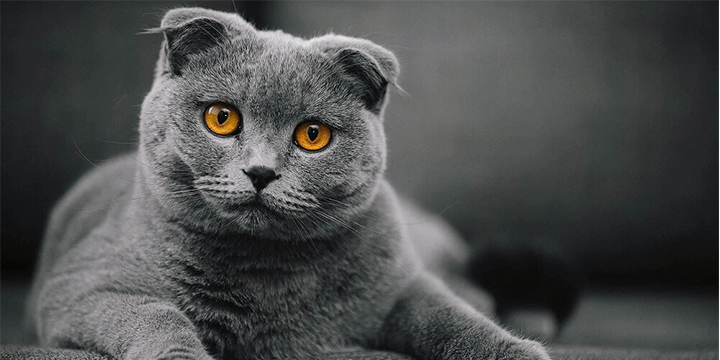
#> input picture sablon_isleme/kedi.jpg, 720 x 360 px
$ python sablon_isleme.py
#> lines starting #> are read from the running program, lines starting #| are printed output that depends on the picture
import cv2
import matplotlib.pyplot as plt

#template matching: sablon esleme

img = cv2.imread("kedi.jpg", 0)
#> img: shape (360, 720); min 0, max 255, mean 76.8
print(img.shape)
#| (360, 720)

template = cv2.imread("kedi_kafa.jpg", 0)
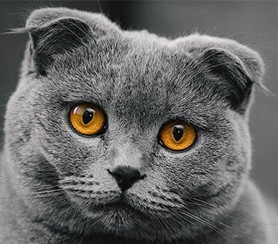
#> input picture sablon_isleme/kedi_kafa.jpg, 278 x 244 px
#> template: shape (244, 278); min 0, max 255, mean 101.9
print(template.shape)
#| (244, 278)
h, w = template.shape
#> h = 244; w = 278

methods = ['cv2.TM_CCOEFF', 'cv2.TM_CCOEFF_NORMED', 'cv2.TM_CCORR',
           'cv2.TM_CCORR_NORMED', 'cv2.TM_SQDIFF', 'cv2.TM_SQDIFF_NORMED']

for meth in methods:

    method = eval(meth) # cv2.TM_CCOEFF -->

    res = cv2.matchTemplate(img, template, method)
    print(res.shape)
    min_val, max_val, min_loc, max_loc = cv2.minMaxLoc(res)

    if method in[cv2.TM_SQDIFF, cv2.TM_SQDIFF_NORMED]:
        top_left = min_loc

    else:
        top_left = max_loc

    bottom_right = (top_left[0] + w, top_left[1] + h)

    img_copy = img.copy()

    cv2.rectangle(img_copy, top_left, bottom_right, 255,2)

    plt.figure()
    plt.subplot(121), plt.imshow(res, cmap = "gray")
    plt.title("Eslesen Sonuc"), plt.axis("off")
    plt.subplot(122), plt.imshow(img_copy, cmap = "gray")
    plt.title("Tespit edilen Sonuc"), plt.axis("off")
    plt.suptitle(meth)

    plt.show()
#> this loop made 6 passes
#> (min_val, max_val, min_loc, max_loc) on passes 1 to 6: (-22198274, 150701504, (0, 75), (135, 0)), (-0.192, 0.997, (441, 116), (135, 0)), (367815936, 855662272, (441, 109), (135, 0)), (0.745, 1, (442, 116), (135, 0)), (761198, 402850624, (135, 0), (442, 116)), (0.000889, 0.816, (135, 0), (441, 113))
#> pass 1, `res = cv2.matchTemplate(img, template, method)`:
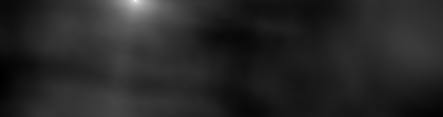
#> res: shape (117, 443) float32; min -22198274, max 150701504, mean 4317315.5; drawn with min black and max white
#> pass 1, `plt.show()`:
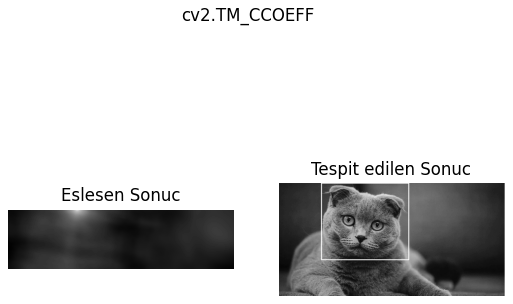
#> figure drawn by matplotlib, 2 panels
#> pass 3, `res = cv2.matchTemplate(img, template, method)`:
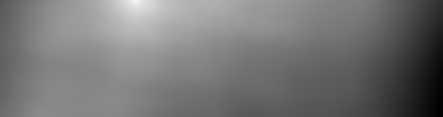
#> res: shape (117, 443) float32; min 367815936, max 855662272, mean 592996672; drawn with min black and max white
#> after the loop:
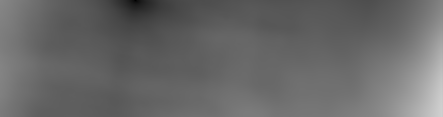
#> res: shape (117, 443) float32; min 0.000889, max 0.816, mean 0.409
